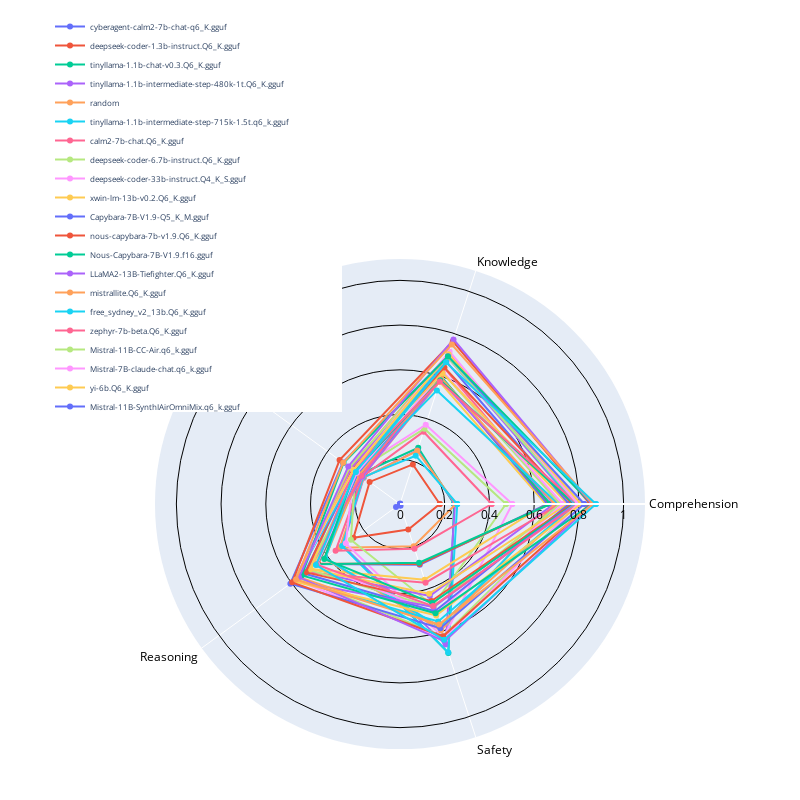

Here is the notebook cell this chart was saved with:
### Code cell
fig = save_overall_results(results_folder=Path("results"), method="plotly")
fig

### Figure 1 — Plotly figure (JSON) as saved in the notebook; plotly's stock layout.template omitted (floating-point values rounded to 4 significant figures)
{"data": [{"name": "cyberagent-calm2-7b-chat-q6_K.gguf", "r": [0, 0.002, 0, 0.022, 0.008, 0], "theta": ["Comprehension", "Knowledge", "Math", "Reasoning", "Safety", "Comprehension"], "type": "scatterpolar"}, {"name": "deepseek-coder-1.3b-instruct.Q6_K.gguf", "r": [0.178, 0.186, 0.168, 0.257, 0.12, 0.178], "theta": ["Comprehension", "Knowledge", "Math", "Reasoning", "Safety", "Comprehension"], "type": "scatterpolar"}, {"name": "tinyllama-1.1b-chat-v0.3.Q6_K.gguf", "r": [0.242, 0.264, 0.224, 0.316, 0.7, 0.242], "theta": ["Comprehension", "Knowledge", "Math", "Reasoning", "Safety", "Comprehension"], "type": "scatterpolar"}, {"name": "tinyllama-1.1b-intermediate-step-480k-1t.Q6_K.gguf", "r": [0.246, 0.252, 0.2, 0.317, 0.66, 0.246], "theta": ["Comprehension", "Knowledge", "Math", "Reasoning", "Safety", "Comprehension"], "type": "scatterpolar"}, {"name": "random", "r": [0.25, 0.2501, 0.2009, 0.3333, 0.1985, 0.25], "theta": ["Comprehension", "Knowledge", "Math", "Reasoning", "Safety", "Comprehension"], "type": "scatterpolar"}, {"name": "tinyllama-1.1b-intermediate-step-715k-1.5t.q6_k.gguf", "r": [0.256, 0.227, 0.204, 0.3195, 0.698, 0.256], "theta": ["Comprehension", "Knowledge", "Math", "Reasoning", "Safety", "Comprehension"], "type": "scatterpolar"}, {"name": "calm2-7b-chat.Q6_K.gguf", "r": [0.41, 0.34, 0.208, 0.356, 0.21, 0.41], "theta": ["Comprehension", "Knowledge", "Math", "Reasoning", "Safety", "Comprehension"], "type": "scatterpolar"}, {"name": "deepseek-coder-6.7b-instruct.Q6_K.gguf", "r": [0.474, 0.354, 0.246, 0.2715, 0.478, 0.474], "theta": ["Comprehension", "Knowledge", "Math", "Reasoning", "Safety", "Comprehension"], "type": "scatterpolar"}, {"name": "deepseek-coder-33b-instruct.Q4_K_S.gguf", "r": [0.502, 0.373, 0.254, 0.2995, 0.628, 0.502], "theta": ["Comprehension", "Knowledge", "Math", "Reasoning", "Safety", "Comprehension"], "type": "scatterpolar"}, {"name": "xwin-lm-13b-v0.2.Q6_K.gguf", "r": [0.652, 0.574, 0.208, 0.495, 0.356, 0.652], "theta": ["Comprehension", "Knowledge", "Math", "Reasoning", "Safety", "Comprehension"], "type": "scatterpolar"}, {"name": "Capybara-7B-V1.9-Q5_K_M.gguf", "r": [0.66, 0.597, 0.232, 0.457, 0.286, 0.66], "theta": ["Comprehension", "Knowledge", "Math", "Reasoning", "Safety", "Comprehension"], "type": "scatterpolar"}, {"name": "nous-capybara-7b-v1.9.Q6_K.gguf", "r": [0.67, 0.594, 0.218, 0.4525, 0.282, 0.67], "theta": ["Comprehension", "Knowledge", "Math", "Reasoning", "Safety", "Comprehension"], "type": "scatterpolar"}, {"name": "Nous-Capybara-7B-V1.9.f16.gguf", "r": [0.672, 0.598, 0.218, 0.4575, 0.276, 0.672], "theta": ["Comprehension", "Knowledge", "Math", "Reasoning", "Safety", "Comprehension"], "type": "scatterpolar"}, {"name": "LLaMA2-13B-Tiefighter.Q6_K.gguf", "r": [0.688, 0.584, 0.208, 0.51, 0.432, 0.688], "theta": ["Comprehension", "Knowledge", "Math", "Reasoning", "Safety", "Comprehension"], "type": "scatterpolar"}, {"name": "mistrallite.Q6_K.gguf", "r": [0.692, 0.594, 0.224, 0.415, 0.594, 0.692], "theta": ["Comprehension", "Knowledge", "Math", "Reasoning", "Safety", "Comprehension"], "type": "scatterpolar"}, {"name": "free_sydney_v2_13b.Q6_K.gguf", "r": [0.708, 0.534, 0.24, 0.4125, 0.578, 0.708], "theta": ["Comprehension", "Knowledge", "Math", "Reasoning", "Safety", "Comprehension"], "type": "scatterpolar"}, {"name": "zephyr-7b-beta.Q6_K.gguf", "r": [0.714, 0.64, 0.214, 0.521, 0.37, 0.714], "theta": ["Comprehension", "Knowledge", "Math", "Reasoning", "Safety", "Comprehension"], "type": "scatterpolar"}, {"name": "Mistral-11B-CC-Air.q6_k.gguf", "r": [0.716, 0.618, 0.24, 0.5015, 0.486, 0.716], "theta": ["Comprehension", "Knowledge", "Math", "Reasoning", "Safety", "Comprehension"], "type": "scatterpolar"}, {"name": "Mistral-7B-claude-chat.q6_k.gguf", "r": [0.728, 0.622, 0.238, 0.4585, 0.514, 0.728], "theta": ["Comprehension", "Knowledge", "Math", "Reasoning", "Safety", "Comprehension"], "type": "scatterpolar"}, {"name": "yi-6b.Q6_K.gguf", "r": [0.75, 0.616, 0.278, 0.495, 0.422, 0.75], "theta": ["Comprehension", "Knowledge", "Math", "Reasoning", "Safety", "Comprehension"], "type": "scatterpolar"}, {"name": "Mistral-11B-SynthIAirOmniMix.q6_k.gguf", "r": [0.756, 0.67, 0.252, 0.529, 0.504, 0.756], "theta": ["Comprehension", "Knowledge", "Math", "Reasoning", "Safety", "Comprehension"], "type": "scatterpolar"}, {"name": "tulu-30b.Q4_K_S.gguf", "r": [0.77, 0.642, 0.264, 0.5205, 0.456, 0.77], "theta": ["Comprehension", "Knowledge", "Math", "Reasoning", "Safety", "Comprehension"], "type": "scatterpolar"}, {"name": "skywork-13b-base.Q6_K.gguf", "r": [0.778, 0.582, 0.25, 0.4185, 0.466, 0.778], "theta": ["Comprehension", "Knowledge", "Math", "Reasoning", "Safety", "Comprehension"], "type": "scatterpolar"}, {"name": "Toppy-M-7B.q6_k.gguf", "r": [0.782, 0.689, 0.272, 0.586, 0.484, 0.782], "theta": ["Comprehension", "Knowledge", "Math", "Reasoning", "Safety", "Comprehension"], "type": "scatterpolar"}, {"name": "naberius-7b.Q6_K.gguf", "r": [0.786, 0.71, 0.278, 0.557, 0.57, 0.786], "theta": ["Comprehension", "Knowledge", "Math", "Reasoning", "Safety", "Comprehension"], "type": "scatterpolar"}, {"name": "speechless-mistral-six-in-one-7b.Q6.gguf", "r": [0.786, 0.701, 0.246, 0.579, 0.552, 0.786], "theta": ["Comprehension", "Knowledge", "Math", "Reasoning", "Safety", "Comprehension"], "type": "scatterpolar"}, {"name": "causallm_7b.Q6_K.gguf", "r": [0.794, 0.576, 0.258, 0.4615, 0.48, 0.794], "theta": ["Comprehension", "Knowledge", "Math", "Reasoning", "Safety", "Comprehension"], "type": "scatterpolar"}, {"name": "dolphin-2.2.1-mistral-7b.Q6_K.gguf", "r": [0.796, 0.69, 0.28, 0.5615, 0.622, 0.796], "theta": ["Comprehension", "Knowledge", "Math", "Reasoning", "Safety", "Comprehension"], "type": "scatterpolar"}, {"name": "openhermes-2.5-mistral-7b.Q6_K.gguf", "r": [0.796, 0.717, 0.258, 0.5765, 0.634, 0.796], "theta": ["Comprehension", "Knowledge", "Math", "Reasoning", "Safety", "Comprehension"], "type": "scatterpolar"}, {"name": "speechless-mistral-dolphin-orca-platypus-samantha-7b.Q6_K.gguf", "r": [0.81, 0.704, 0.258, 0.588, 0.524, 0.81], "theta": ["Comprehension", "Knowledge", "Math", "Reasoning", "Safety", "Comprehension"], "type": "scatterpolar"}, {"name": "openchat_3.5.Q6_K.gguf", "r": [0.824, 0.695, 0.316, 0.606, 0.584, 0.824], "theta": ["Comprehension", "Knowledge", "Math", "Reasoning", "Safety", "Comprehension"], "type": "scatterpolar"}, {"name": "dolphin-2_2-yi-34b.Q3_K_L.gguf", "r": [0.85, 0.765, 0.334, 0.596, 0.622, 0.85], "theta": ["Comprehension", "Knowledge", "Math", "Reasoning", "Safety", "Comprehension"], "type": "scatterpolar"}, {"name": "causallm_14b.Q5_1.gguf", "r": [0.858, 0.694, 0.312, 0.543, 0.514, 0.858], "theta": ["Comprehension", "Knowledge", "Math", "Reasoning", "Safety", "Comprehension"], "type": "scatterpolar"}, {"name": "yi-34b-giftedconvo-merged.Q3_K_L.gguf", "r": [0.858, 0.774, 0.286, 0.558, 0.646, 0.858], "theta": ["Comprehension", "Knowledge", "Math", "Reasoning", "Safety", "Comprehension"], "type": "scatterpolar"}, {"name": "yi-34b.Q4_K_S.gguf", "r": [0.864, 0.75, 0.314, 0.5745, 0.566, 0.864], "theta": ["Comprehension", "Knowledge", "Math", "Reasoning", "Safety", "Comprehension"], "type": "scatterpolar"}, {"name": "platypus-30b.Q4_K_S.gguf", "r": [0.876, 0.666, 0.244, 0.465, 0.638, 0.876], "theta": ["Comprehension", "Knowledge", "Math", "Reasoning", "Safety", "Comprehension"], "type": "scatterpolar"}], "layout": {"height": 800, "legend": {"font": {"size": 8}, "x": 0, "y": 1.5}, "margin": {"b": 50, "l": 50, "r": 50, "t": 50}, "paper_bgcolor": "white", "plot_bgcolor": "white", "polar": {"angularaxis": {"color": "black", "linewidth": 2, "showline": true, "showticklabels": true, "tickangle": 0}, "radialaxis": {"color": "black", "gridcolor": "black", "gridwidth": 1, "linewidth": 2, "range": [0, 1.1], "showline": true, "visible": true}}, "showlegend": true, "width": 800}}
